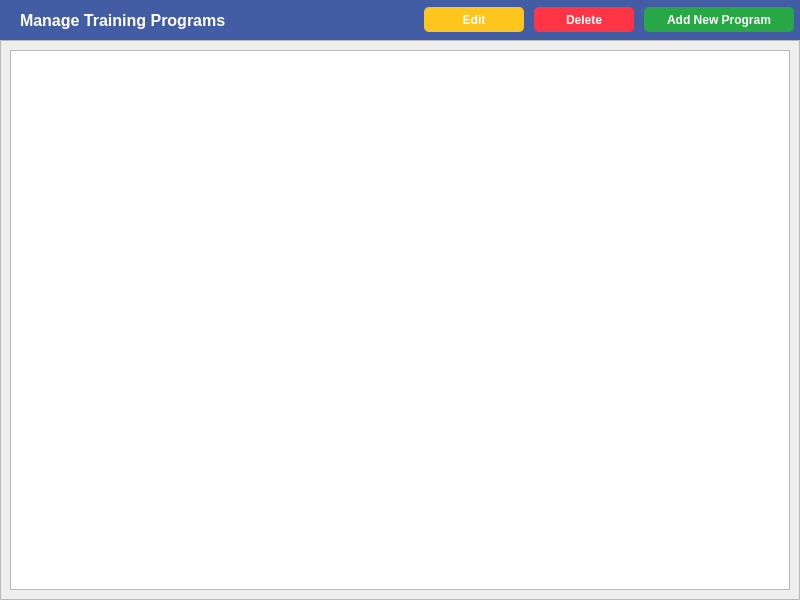
<?xml version="1.0" encoding="UTF-8"?>
<ui version="4.0">
 <class>Dialog</class>
 <widget class="QDialog" name="Dialog">
  <property name="windowModality">
   <enum>Qt::WindowModal</enum>
  </property>
  <property name="geometry">
   <rect>
    <x>0</x>
    <y>0</y>
    <width>800</width>
    <height>600</height>
   </rect>
  </property>
  <property name="minimumSize">
   <size>
    <width>800</width>
    <height>600</height>
   </size>
  </property>
  <property name="font">
   <font>
    <family>Segoe UI</family>
   </font>
  </property>
  <property name="windowTitle">
   <string>Dialog</string>
  </property>
  <layout class="QVBoxLayout" name="verticalLayout">
   <property name="spacing">
    <number>0</number>
   </property>
   <property name="leftMargin">
    <number>0</number>
   </property>
   <property name="topMargin">
    <number>0</number>
   </property>
   <property name="rightMargin">
    <number>0</number>
   </property>
   <property name="bottomMargin">
    <number>0</number>
   </property>
   <item>
    <widget class="QFrame" name="frame_2">
     <property name="minimumSize">
      <size>
       <width>0</width>
       <height>40</height>
      </size>
     </property>
     <property name="maximumSize">
      <size>
       <width>16777215</width>
       <height>40</height>
      </size>
     </property>
     <property name="styleSheet">
      <string notr="true">color: rgb(255, 255, 255);
background-color: rgb(67, 93, 165);</string>
     </property>
     <property name="frameShape">
      <enum>QFrame::NoFrame</enum>
     </property>
     <property name="frameShadow">
      <enum>QFrame::Raised</enum>
     </property>
     <layout class="QHBoxLayout" name="horizontalLayout_2" stretch="0,0,0,0">
      <property name="spacing">
       <number>10</number>
      </property>
      <property name="leftMargin">
       <number>20</number>
      </property>
      <property name="topMargin">
       <number>0</number>
      </property>
      <property name="rightMargin">
       <number>6</number>
      </property>
      <property name="bottomMargin">
       <number>0</number>
      </property>
      <item>
       <widget class="QLabel" name="label">
        <property name="font">
         <font>
          <family>Segoe UI</family>
          <pointsize>12</pointsize>
          <weight>75</weight>
          <bold>true</bold>
         </font>
        </property>
        <property name="text">
         <string>Manage Training Programs</string>
        </property>
       </widget>
      </item>
      <item>
       <widget class="QPushButton" name="bt_edit">
        <property name="minimumSize">
         <size>
          <width>60</width>
          <height>25</height>
         </size>
        </property>
        <property name="maximumSize">
         <size>
          <width>100</width>
          <height>25</height>
         </size>
        </property>
        <property name="font">
         <font>
          <weight>75</weight>
          <bold>true</bold>
         </font>
        </property>
        <property name="styleSheet">
         <string notr="true">QPushButton {	
	background-color: rgb(254, 197, 30);
	border-radius: 5px;
	color: rgb(255,255,255);
}
QPushButton:hover {	
	background-color: rgb(220, 167, 30);
}
QPushButton:pressed {	
	background-color: rgb(254, 197, 30);
}</string>
        </property>
        <property name="text">
         <string>Edit</string>
        </property>
        <property name="icon">
         <iconset resource="file_rc.qrc">
          <normaloff>:/Icon/images/edit.png</normaloff>:/Icon/images/edit.png</iconset>
        </property>
       </widget>
      </item>
      <item>
       <widget class="QPushButton" name="bt_delete">
        <property name="minimumSize">
         <size>
          <width>60</width>
          <height>25</height>
         </size>
        </property>
        <property name="maximumSize">
         <size>
          <width>100</width>
          <height>25</height>
         </size>
        </property>
        <property name="font">
         <font>
          <family>Segoe UI</family>
          <weight>75</weight>
          <bold>true</bold>
         </font>
        </property>
        <property name="styleSheet">
         <string notr="true">QPushButton {	
	background-color: rgb(255, 53, 69);
	border-radius: 5px;
	color: rgb(255,255,255);
}
QPushButton:hover {	
	background-color: rgb(180, 35, 51);
}
QPushButton:pressed {	
	background-color: rgb(255, 53, 69);
}</string>
        </property>
        <property name="text">
         <string>Delete</string>
        </property>
        <property name="icon">
         <iconset resource="file_rc.qrc">
          <normaloff>:/Icon/images/remove.png</normaloff>:/Icon/images/remove.png</iconset>
        </property>
       </widget>
      </item>
      <item>
       <widget class="QPushButton" name="bt_add">
        <property name="minimumSize">
         <size>
          <width>100</width>
          <height>25</height>
         </size>
        </property>
        <property name="maximumSize">
         <size>
          <width>150</width>
          <height>25</height>
         </size>
        </property>
        <property name="font">
         <font>
          <family>Segoe UI</family>
          <weight>75</weight>
          <bold>true</bold>
         </font>
        </property>
        <property name="styleSheet">
         <string notr="true">QPushButton {	
	background-color: rgb(40, 167, 69);
	border-radius: 5px;
	color: rgb(255,255,255);
}
QPushButton:hover {	
	background-color: rgb(33, 136, 56);
}
QPushButton:pressed {	
	background-color: rgb(40, 167, 69);
}</string>
        </property>
        <property name="text">
         <string>Add New Program</string>
        </property>
        <property name="icon">
         <iconset resource="file_rc.qrc">
          <normaloff>:/Icon/images/add.png</normaloff>:/Icon/images/add.png</iconset>
        </property>
       </widget>
      </item>
     </layout>
    </widget>
   </item>
   <item>
    <widget class="QFrame" name="frame">
     <property name="frameShape">
      <enum>QFrame::StyledPanel</enum>
     </property>
     <property name="frameShadow">
      <enum>QFrame::Raised</enum>
     </property>
     <layout class="QHBoxLayout" name="horizontalLayout">
      <item>
       <widget class="QTableWidget" name="table_manage">
        <property name="editTriggers">
         <set>QAbstractItemView::NoEditTriggers</set>
        </property>
        <property name="selectionMode">
         <enum>QAbstractItemView::SingleSelection</enum>
        </property>
        <property name="selectionBehavior">
         <enum>QAbstractItemView::SelectRows</enum>
        </property>
        <property name="horizontalScrollMode">
         <enum>QAbstractItemView::ScrollPerPixel</enum>
        </property>
        <property name="rowCount">
         <number>0</number>
        </property>
        <property name="columnCount">
         <number>0</number>
        </property>
        <attribute name="horizontalHeaderHighlightSections">
         <bool>false</bool>
        </attribute>
        <attribute name="verticalHeaderVisible">
         <bool>false</bool>
        </attribute>
        <attribute name="verticalHeaderHighlightSections">
         <bool>false</bool>
        </attribute>
       </widget>
      </item>
     </layout>
    </widget>
   </item>
  </layout>
 </widget>
 <resources>
  <include location="file_rc.qrc"/>
 </resources>
 <connections/>
</ui>
